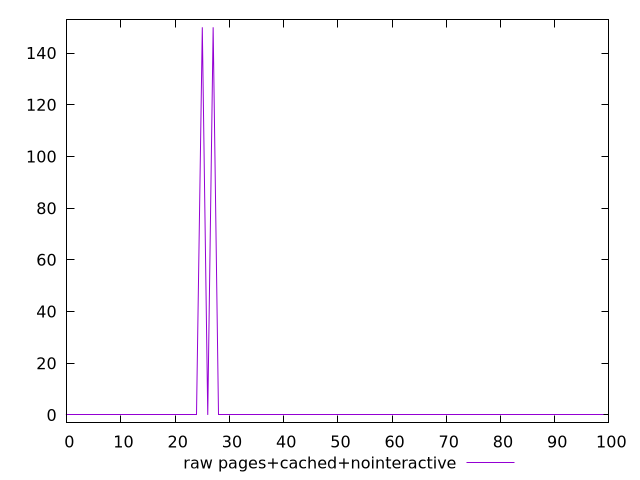

The script that saved this image:
$_rawPagesCachedNointeractive <<EOF
0
0
0
0
0
0
0
0
0
0
0
0
0
0
0
0
0
0
0
0
0
0
0
0
0
150
0
150
0
0
0
0
0
0
0
0
0
0
0
0
0
0
0
0
0
0
0
0
0
0
0
0
0
0
0
0
0
0
0
0
0
0
0
0
0
0
0
0
0
0
0
0
0
0
0
0
0
0
0
0
0
0
0
0
0
0
0
0
0
0
0
0
0
0
0
0
0
0
0
0
EOF
set key outside below
set terminal pngcairo
set output "report_00004_2020-11-02T20-21-41.718Z/unminified-css/pages+cached+nointeractive//raw.png"
set yrange [-3:153]
plot $_rawPagesCachedNointeractive title "raw pages+cached+nointeractive" with line ,
